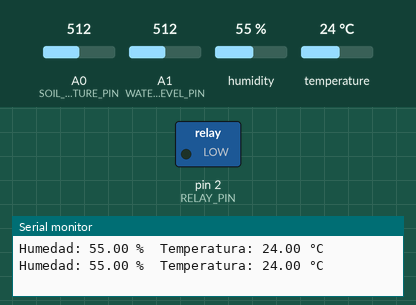
The sketch below on a simulated Arduino Uno, built with avr-gcc and run on an emulated ATmega328P. On the bench: switched loads named in the sketch (green lamp = pin HIGH), the last lines printed to the serial monitor. The inputs (shaded band) are chosen by the test bench; at power-on: A1 (WATER_LEVEL_PIN) = 512, A0 (SOIL_MOISTURE_PIN) = 512, humidity 55 %, temperature 24 °C.

Above: at 3.2 s.
3.3 s: A1 (WATER_LEVEL_PIN) set to 538
5.2 s: A1 (WATER_LEVEL_PIN) set to 565
At 6.7 s:
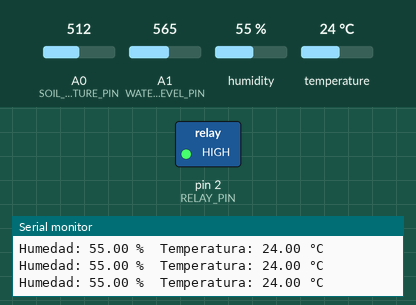
7.5 s: A0 (SOIL_MOISTURE_PIN) set to 421
9.3 s: A0 (SOIL_MOISTURE_PIN) set to 403
At 10.5 s:
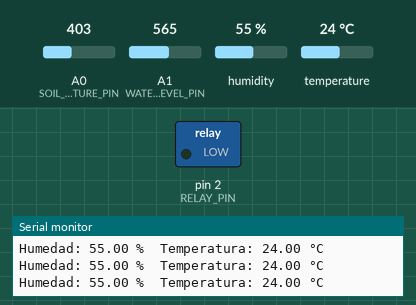
11.6 s: A0 (SOIL_MOISTURE_PIN) set to 716
At 12.9 s:
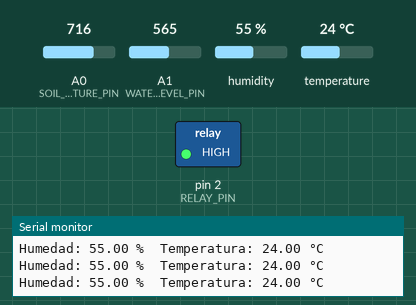
Timing chart, 0 to 14.6 s (numbered marks = the images above; inputs shaded):
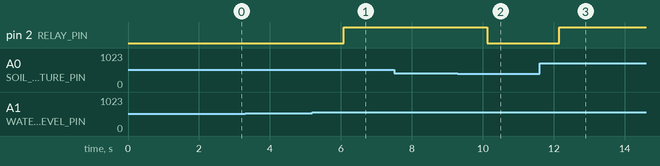

The sketch:

Proyecto_Riego_Automatizado.ino
```cpp
#include <DHT.h>

#define DHTPIN 13
#define DHTTYPE DHT11

#define SOIL_MOISTURE_PIN A0
#define WATER_LEVEL_PIN A1
#define RELAY_PIN 2

DHT dht(DHTPIN, DHTTYPE);

void setup() {
  Serial.flush();
  Serial.begin(9600);
  pinMode(SOIL_MOISTURE_PIN, INPUT);
  pinMode(WATER_LEVEL_PIN, INPUT);
  pinMode(RELAY_PIN, OUTPUT);
  digitalWrite(RELAY_PIN, LOW);
  delay(2000);
  dht.begin();
}

void loop() {
  float h = dht.readHumidity();
  float t = dht.readTemperature();
  int soil_moisture = analogRead(SOIL_MOISTURE_PIN);
  int water_level = analogRead(WATER_LEVEL_PIN);

  float soil_humidity = map(soil_moisture, 0, 1023, 0, 100);
  int water_level_percent = map(water_level, 0, 700, 0,65 );

  if (isnan(t) || isnan(h)) {
    Serial.println("Falla de lectura del DHT");
  } else {
    Serial.print("Humedad: ");
    Serial.print(h);
    Serial.print(" %\t");
    Serial.print("Temperatura: ");
    Serial.print(t);
    Serial.println(" °C");
  }

  if (water_level_percent < 40) {
    digitalWrite(RELAY_PIN, HIGH);
  }
  else if (water_level_percent > 50) {
    if (soil_humidity < 40) {
      digitalWrite(RELAY_PIN, LOW);
    }
    else {
      digitalWrite(RELAY_PIN, HIGH);
    }
   }
  delay(1000);
}
```

Measured:
- the behaviour switches between 549 and 550 on A1 (WATER_LEVEL_PIN) (found by bisection; images 0 and 1)
- the behaviour switches between 410 and 409 on A0 (SOIL_MOISTURE_PIN) (found by bisection; images 1 and 2)
- after the input at 5.2 s, pin 2 (RELAY_PIN): LOW → HIGH after 0.88 s
- after the input at 9.3 s, pin 2 (RELAY_PIN): HIGH → LOW after 0.83 s
- after the input at 11.6 s, pin 2 (RELAY_PIN): LOW → HIGH after 0.56 s
